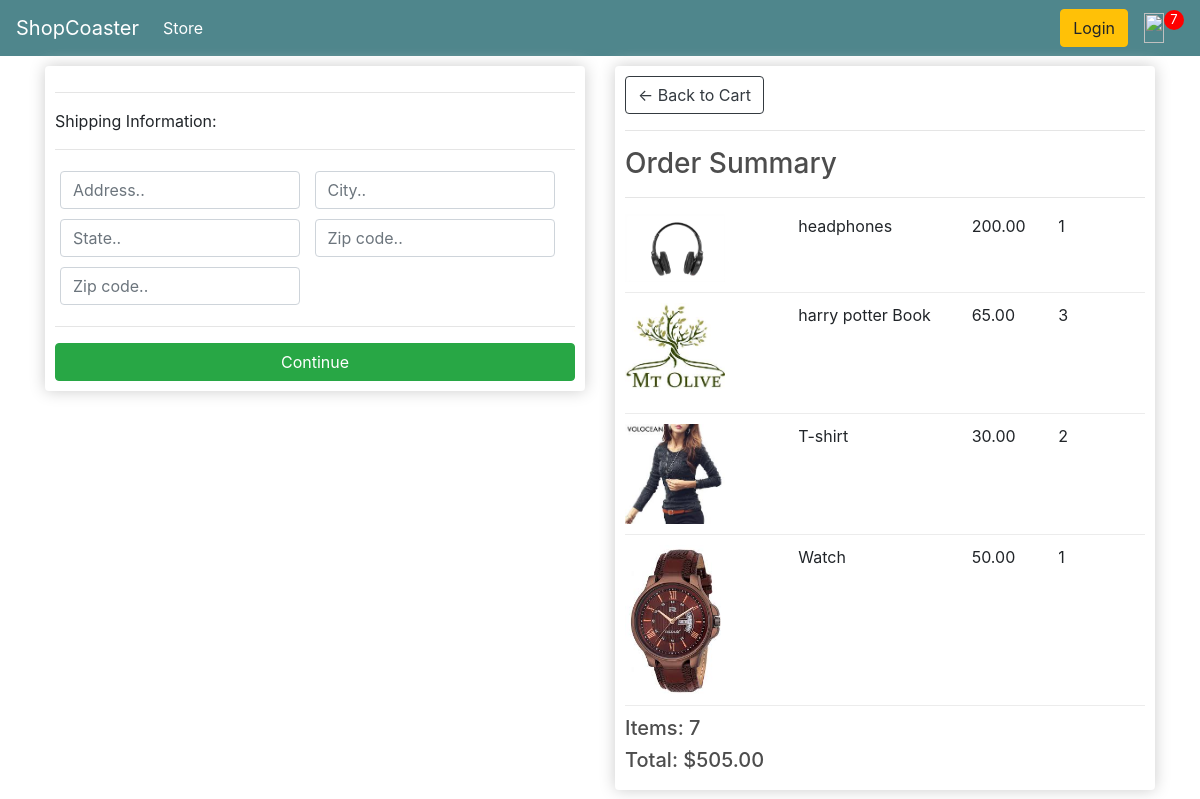
Screenshot of /checkout/ (signed in) with the database file from the repository.
### store/models.py (models this page shows, shortened)
class OrderItem(models.Model):
    product = models.ForeignKey(Product, on_delete=models.SET_NULL, null=True)
    order = models.ForeignKey(Order, on_delete=models.SET_NULL, null=True)
    quantity = models.IntegerField(default=0, null=True, blank=True)
    date_added = models.DateTimeField(auto_now_add=True)
    @property
    def get_total(self):
        total = self.product.price * self.quantity
        return total

class Product(models.Model):
    name = models.CharField(max_length=200)
    price = models.DecimalField(max_digits=7, decimal_places=2)
    digital = models.BooleanField(default=False, null=True, blank=True)
    image = models.ImageField(null=True, blank=True)
    @property
    def imageURL(self):
        try:
            url = self.image.url
        except:
            url = ''
        return url

class Order(models.Model):
    customer = models.ForeignKey(Customer, on_delete=models.SET_NULL, null=True, blank=True)
    date_ordered = models.DateField(auto_now_add=True)
    complete = models.BooleanField(default=False)
    transaction_id = models.CharField(max_length=100, null=True)
    def __str__(self):
        return str(self.id)
    @property
    def get_cart_total(self):
        orderitems = self.orderitem_set.all()
        total = sum([item.get_total for item in orderitems])
        return total
    @property
    def get_cart_items(self):
        orderitems = self.orderitem_set.all()
        total = sum([item.quantity for item in orderitems])
        return total

### store/views.py (the view)
# urls.py: path('checkout/',views.checkout,name="checkout"),
def checkout(request):
    data = cartData(request)
    cartItems = data['cartItems']
    order = data['order']
    items = data['items']
    context = {'items': items, 'order': order, 'cartItems': cartItems}
    print(context)
    return render(request, 'store/checkout.html', context)

### store/utils.py (called while the page is built)
def cartData(request):
    if request.user.is_authenticated:
        customer = request.user.customer
        order, created = Order.objects.get_or_create(customer=customer, complete=False)
        items = order.orderitem_set.all()
        cartItems = order.get_cart_items
    else:
        cookieData = cookieCart(request)
        cartItems = cookieData['cartItems']
        order = cookieData['order']
        items = cookieData['items']
    return {'cartItems':cartItems,'order':order,'items':items}

### store/templates/store/checkout.html (shortened to what this page needs)
{% extends 'store/main.html' %}
{% load static %}
{% block content %}
   <div class="row">
   <div class="col-lg-6">
       <div class="box-element" id="form-wrapper">
           <form id="form">
               <div id="shipping-info">
                   						<hr>
						<p>Shipping Information:</p>
						<hr>
						<div class="form-field">
							<input class="form-control" type="text" name="address" placeholder="Address..">
						</div>
						<div class="form-field">
							<input class="form-control" type="text" name="city" placeholder="City..">
						</div>
						<div class="form-field">
							<input class="form-control" type="text" name="state" placeholder="State..">
						</div>
						<div class="form-field">
							<input class="form-control" type="text" name="zipcode" placeholder="Zip code..">
						</div>
						<div class="form-field">
							<input class="form-control" type="text" name="country" placeholder="Zip code..">
						</div>
					</div>
					<hr>
					<input id="form-button" class="btn btn-success btn-block" type="submit" value="Continue">
				</form>
       </div>
   </div>
    <div class="col-lg-6">
       <div class="box-element">
        <a class="btn btn-outline-dark" href="{% url 'cart' %}">&#x2190; Back to Cart</a>
           <hr>
           <h3>Order Summary</h3>
           <hr>
           {% for item in items %}
           				<div class="cart-row">
                        <div style="flex:2"><img class="row-image" src="{{ item.product.imageURL }}"></div>
					<div style="flex:2"><p>{{ item.product.name }}</p></div>
					<div style="flex:1"><p>{{ item.product.price }}</p></div>
					<div style="flex:1"><p>{{ item.quantity }}</p></div>
				</div>
               {% endfor %}
				<h5>Items: {{ order.get_cart_items }}</h5>
				<h5>Total: ${{ order.get_cart_total|floatformat:2 }}</h5>
			</div>
		</div>
       </div>
{% endblock %}

### store/templates/store/main.html (shortened to what this page needs)
{% load static %}
<!DOCTYPE html>
<html lang="en">
<head>
    <link rel="stylesheet" href="{% static 'css/main.css' %}">
    <link rel="stylesheet" href="https://stackpath.bootstrapcdn.com/bootstrap/4.5.0/css/bootstrap.min.css">
</head>
<body>
<nav class="navbar navbar-expand-lg navbar-light something">
  <a class="navbar-brand" href="{% url 'store' %}" style="color: white">ShopCoaster</a>
  <div class="collapse navbar-collapse" id="navbarSupportedContent">
    <ul class="navbar-nav mr-auto">
      <li class="nav-item active">
        <a class="nav-link" href="{% url 'store' %}" style="color: white">Store <span class="sr-only">(current)</span></a>
      </li>
    </ul>
    <div class="form-inline my-2 my-lg-0">
             	<a href="#"class="btn btn-warning" style="margin-right: 1em;">Login</a>
        <a href="{% url 'cart' %}"><img src="{% static 'images/cart.png' %}" style="height:30px;width:20px;"></a>
         <p id="cart-total">{{ cartItems }}</p>
      </div>
  </div>
</nav>
<div class="container">
    {% block content %}
    {% endblock %}
</div>
</body>
</html>

### static/css/main.css (style rules this page uses)
body { background-color: hsl(0, 0%, 98%); }
h1,h2,h3,h4,h5,h6 { color:hsl(0, 0%, 30%); }
.box-element { box-shadow:hsl(0, 0%, 80%) 0 0 16px; background-color: #fff; border-radius: 4px; padding: 10px; }
.something { background-color: #4f868c!important; color: white; }
#cart-total { display: block; text-align: center; color:#fff; background-color: red; width: 20px; height: 20px; border-radius: 50%; font-size: 13px; }
.col-lg-4, .col-lg-6, .col-lg-8, .col-lg-12 { margin-top: 10px; }
.btn { border-radius: 0; }
.row-image { width: 100px; }
.form-field { width:250px; display: inline-block; padding: 5px; }
.cart-row { display: flex; align-items: flex-stretch; padding-bottom: 10px; margin-bottom: 10px; border-bottom: 1px solid #ececec; }

### rows the page displays
OrderItem: product.imageURL (picture), product.name "headphones", product.price "200.00", quantity "1"
OrderItem: product.imageURL (picture), product.name "harry potter Book", product.price "65.00", quantity "3"
OrderItem: product.imageURL (picture), product.name "T-shirt", product.price "30.00", quantity "2"
OrderItem: product.imageURL (picture), product.name "Watch", product.price "50.00", quantity "1"
Order: get_cart_items "7", get_cart_total "505.00"

### other values shown
{{ cartItems }} "7"
